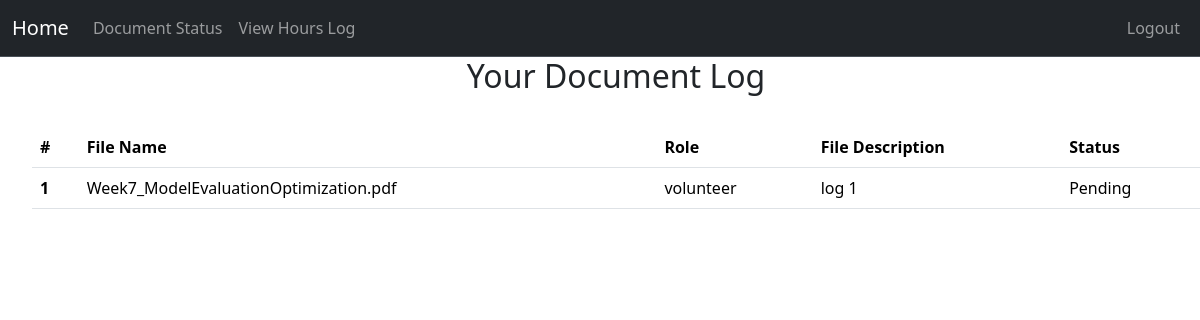
Page /specific/log/document (signed in) on the earlier database version.
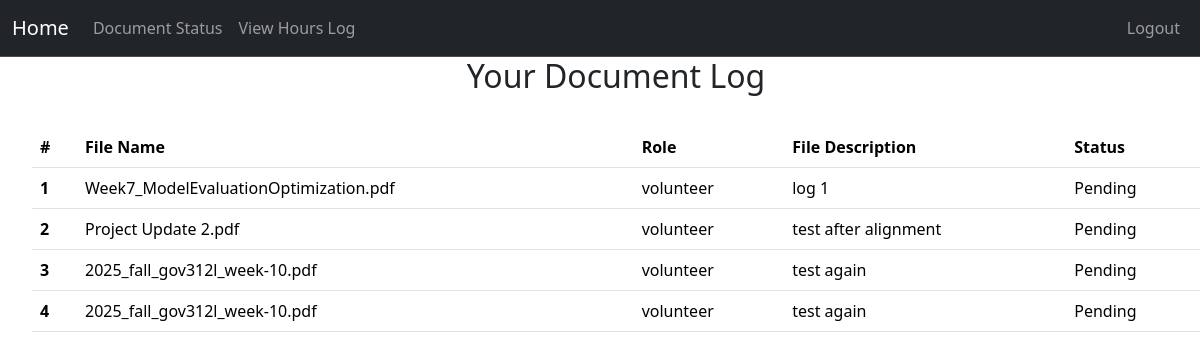
Same page on the later database version.
### project/models.py (models this page shows, shortened)
class Document(db.Model):
    __tablename__ = 'documents'
    id: Mapped[int] = mapped_column(primary_key=True)
    filename: Mapped[str] = mapped_column()
    doctype: Mapped[str] = mapped_column()
    status: Mapped[str] = mapped_column(default=("Pending"))  # "pending", "approved", "denied"
    description: Mapped[str] = mapped_column(default="No description provided")
    user: Mapped["User"] = relationship("User", back_populates="documents")
    user_id: Mapped[int] = mapped_column(db.ForeignKey('users.id'), name="fk_documents_user_id")

class User(db.Model, UserMixin):
    __tablename__ = 'users'
    id: Mapped[int] = mapped_column(primary_key=True)
    name: Mapped[str] = mapped_column()
    email: Mapped[str] = mapped_column(unique=True)
    password_hash: Mapped[str] = mapped_column(db.String(128))
    role: Mapped[str] = mapped_column(default="user")  # "user", "volunteer", " intern", "board"
    hours: Mapped[List["Hours"]] = relationship("Hours", back_populates="user", cascade="all, delete-orphan")
    documents: Mapped[List["Document"]] = relationship("Document", back_populates="user", cascade="all, delete-orphan")

### app.py (the view, shortened to what this page needs)
@app.route("/specific/log/document", methods=["GET", "POST"])
@login_required
@permission_required('volunteer')
def specific_log_document():
    user_id = request.args.get('user_id') or request.form.get('user_id')
    from_pending = request.args.get('from_pending', type=bool, default=False)
    if from_pending:
        return redirect(url_for('pending_documents'))
    return render_template('specific_user_document.html', user=current_user)

### project/models.py (called while the page is built)
@login_manager.user_loader
def load_user(user_id):
    return User.query.get(user_id)

### project/templates/specific_user_document.html (shortened to what this page needs)
{% extends "base.html" %}
{% block content %}
    <ol>
        {% if current_user.role != "admin" and current_user.role != "board" %}
            <div class="username-header">
                <h2>Your Document Log</h2>
            </div>
            <br>
            <table class="table table-hover">
                <thead class = "thead-light">
                <tr>
                    <th scope="col">#</th>
                    <th scope="col">File Name</th>
                    <th scope="col">Role</th>
                    <th scope="col">File Description</th>
                    <th scope="col">Status</th>
                </tr>
                </thead>
            <tbody>
                {% for doc in current_user.documents %}
                    {% set log_num = loop.index %}
                    <tr>
                        <th scope="row">{{log_num}}</th>
                        <td>{{doc.filename}}</td>
                        <td>{{current_user.role}}</td>
                        <td>{{doc.description}}</td>
                        <td>{{doc.status}}</td>
                    </tr>
                {% endfor %}
            </tbody>
            </table>
        {% endif %}
    </ol>
{% endblock %}

Differences in the rows shown:
added Document: log_num "2", filename "Project Update 2.pdf", {{ current_user.role }} "volunteer", description "test after alignment", status "Pending"
added Document: log_num "3", filename "2025_fall_gov312l_week-10.pdf", {{ current_user.role }} "volunteer", description "test again", status "Pending"
added Document: log_num "4", filename "2025_fall_gov312l_week-10.pdf", {{ current_user.role }} "volunteer", description "test again", status "Pending"
